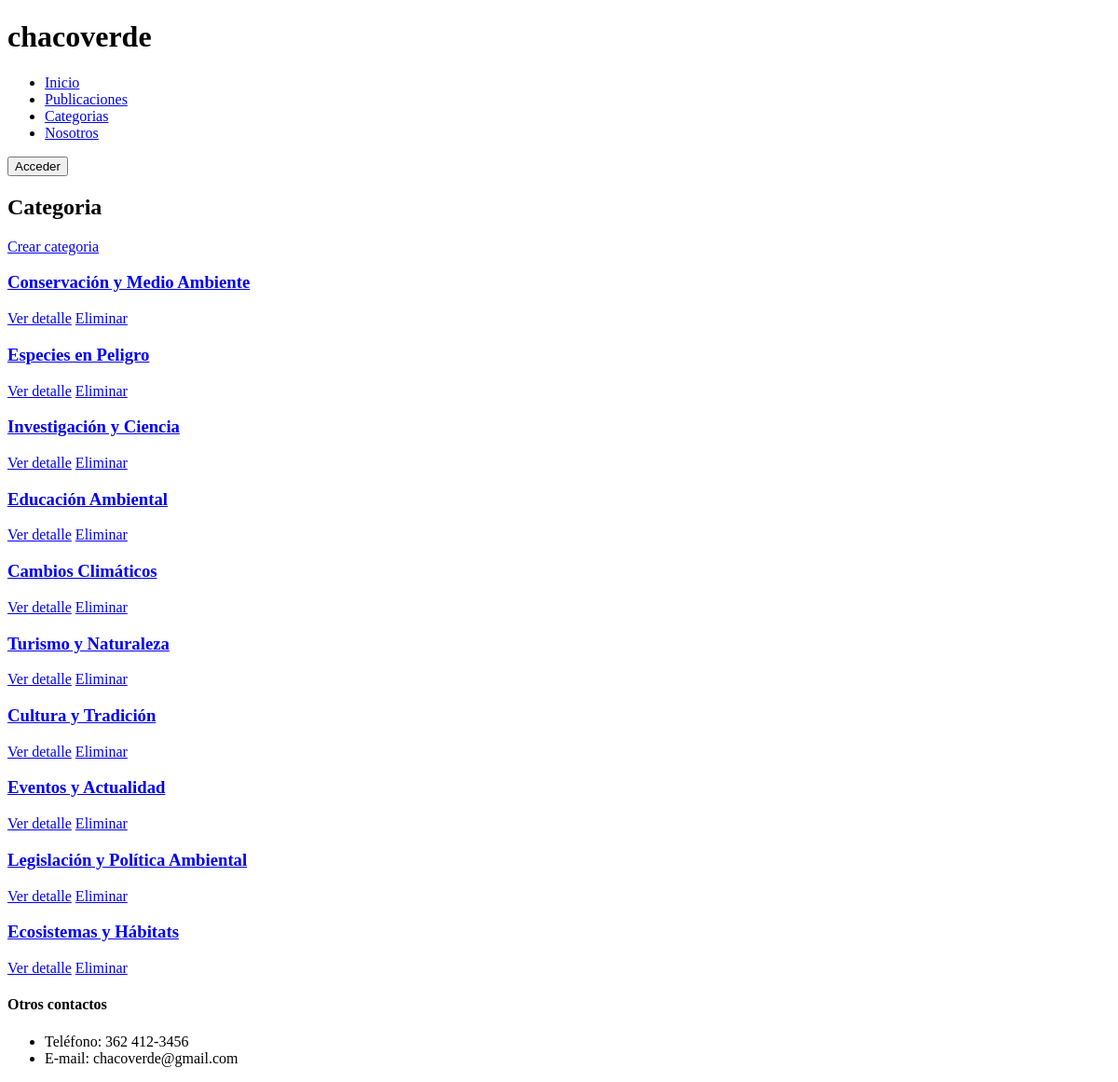
Before: /categorias/listar_categorias/ with the older database file.
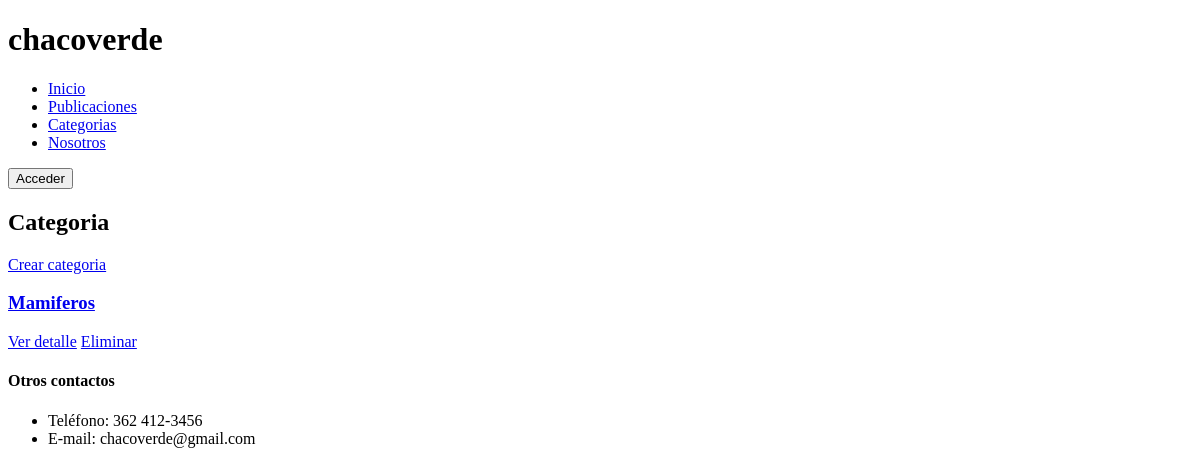
After: the same page with the newer database file.
### apps/categorias/models.py (models this page shows, shortened)
class Categoria_Sobre(models.Model):
	sobre = models.CharField(max_length = 100)
	imagen = models.ImageField(upload_to = 'categorias_foto')
	descripcion = models.TextField(default="Sin descripción")

### apps/categorias/views.py (the view)
# urls.py: path('listar_categorias/', views.listar_categorias, name = 'path_listar_categorias'),
def listar_categorias(request):
	todas_categorias = Categoria_Sobre.objects.all()
	context = {}
	context['categorias'] = todas_categorias
	return render(request,'categorias/lista_categorias.html', context)

### apps/categorias/context_processors.py (called while the page is built)
def categorias_globales(request):
    return {'categorias': Categoria_Sobre.objects.all()}

### templates/categorias/lista_categorias.html
{% extends 'base.html' %}
{% block contenido %}
<main>
		<h2>Categoria</h2>
		<a href=" {% url 'categorias:path_crear_categoria' %}">Crear categoria</a>
		<section id="tarjetas">
		{% for c in categorias %}
			<article>
				<a href="{% url 'categorias:path_filtrado_categoria_todo' c.pk %}">
					<h3>{{c.sobre}}</h3>
				</a>
				<a href="{% url 'categorias:path_detalle_categoria' c.pk %}">Ver detalle</a>
				<a href="{% url 'categorias:path_eliminar_categoria' c.pk %}">Eliminar</a>
			</article>
		{% endfor %}
		</section>
	</main>
{% endblock contenido %}

### templates/base.html (shortened to what this page needs)
{% load static %}
<!doctype html>
<html>
<head>
</head>
<body>
	<header>
		<h1>chacoverde</h1>
		<nav>
			<ul>
                <li><a href="{% url 'path_home' %}">Inicio</a></li>
                <li><a href="{% url 'posts:path_listar_posts' %}">Publicaciones</a></li>
                <li><a href="{% url 'categorias:path_listar_categorias' %}">Categorias</a></li>
                <li><a href="{% url 'path_nosotros' %}">Nosotros</a></li>
			</ul>
		</nav>
		<button>Acceder</button>
	</header>
    {% block contenido %}
    {% endblock contenido %}
	<footer>
		<h4>Otros contactos</h4>
		<ul>
			<li>Teléfono: 362 412-3456</li>
			<li>E-mail: chacoverde@gmail.com</li>
		</ul>
	</footer>
</body>
</html>

Changed rows visible on the page:
removed Categoria_Sobre: sobre "Conservación y Medio Ambiente"
removed Categoria_Sobre: sobre "Especies en Peligro"
removed Categoria_Sobre: sobre "Investigación y Ciencia"
removed Categoria_Sobre: sobre "Educación Ambiental"
removed Categoria_Sobre: sobre "Cambios Climáticos"
removed Categoria_Sobre: sobre "Turismo y Naturaleza"
removed Categoria_Sobre: sobre "Cultura y Tradición"
removed Categoria_Sobre: sobre "Eventos y Actualidad"
removed Categoria_Sobre: sobre "Legislación y Política Ambiental"
removed Categoria_Sobre: sobre "Ecosistemas y Hábitats"
added Categoria_Sobre: sobre "Mamiferos"
